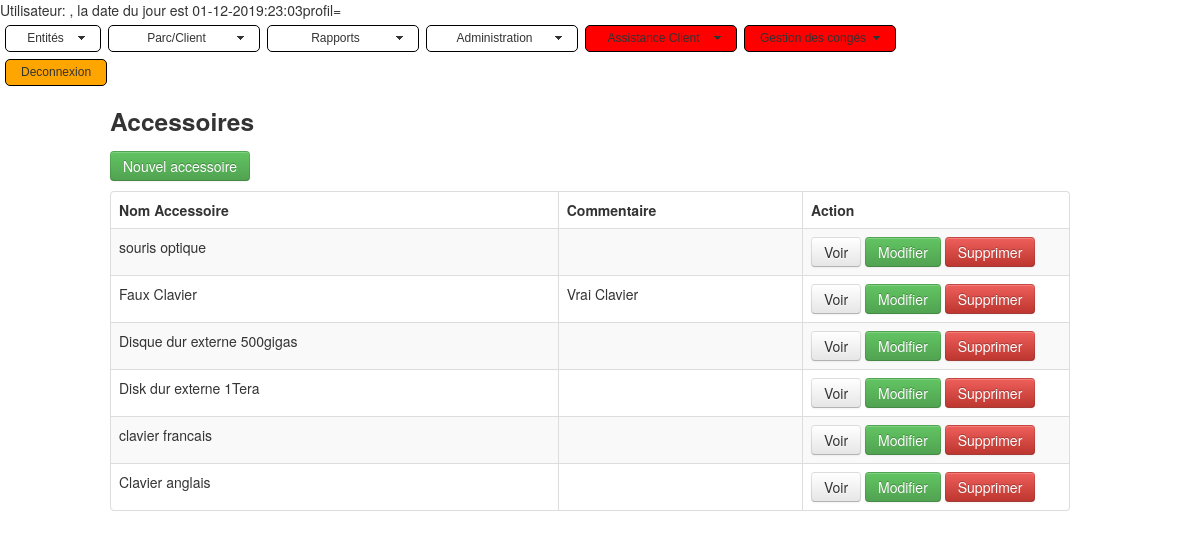
Before: /index_accessories.php with the older database file.
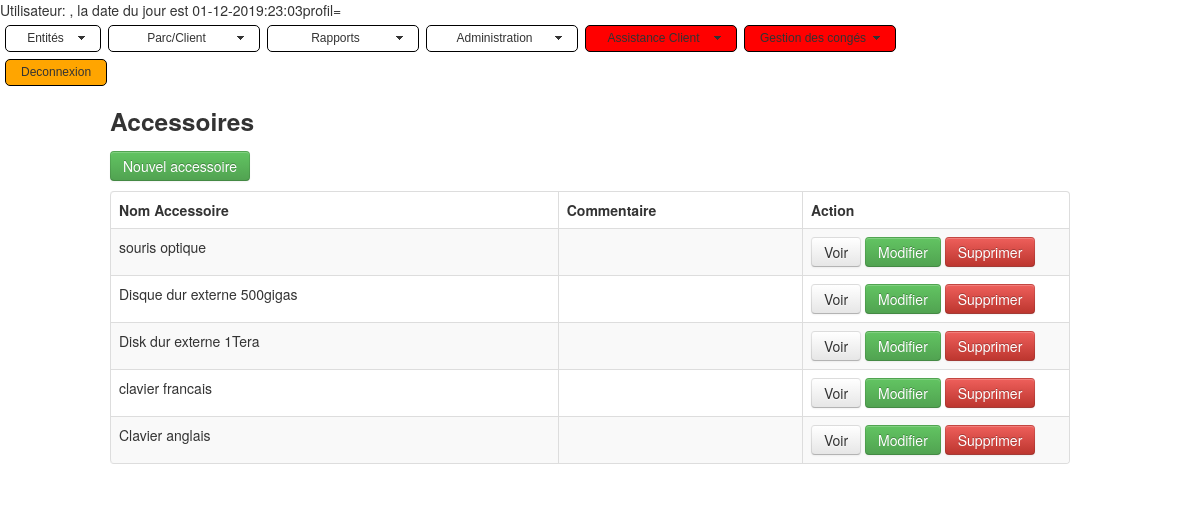
After: the same page with the newer database file.
### tables this page shows
CREATE TABLE IF NOT EXISTS `tictan_accessoriesmodels` (
  `id` int(11) NOT NULL AUTO_INCREMENT,
  `name` varchar(255) DEFAULT NULL,
  `is_deleted` int(11) NOT NULL DEFAULT '0',
  `comment` text,
  `author` varchar(50) NOT NULL,
  `mod_date` date NOT NULL,
  PRIMARY KEY (`id`),
  KEY `name` (`name`)
);

### index_accessories.php (the view, shortened to what this page needs)
<!DOCTYPE html>
<html lang="en">
<head>
    <link   href="css/bootstrap.min.css" rel="stylesheet">
	<link rel="stylesheet" href="./css/mbcsmbmcp.css" type="text/css" />
</head>
<body>
    <div class="container">
            <div class="row">
                <h3>Accessoires</h3>
            </div>
            <div class="row">
                <p>
                    <a href="create_accessories.php" class="btn btn-success">Nouvel accessoire</a>
                </p>
                <table class="table table-striped table-bordered">
                      <thead>
                        <tr>
						  <th>Nom Accessoire</th>
                          <th>Commentaire</th>
                          <th>Action</th>
                        </tr>
                      </thead>
                      <tbody>
                      <?php
                       $pdo = Database::connect();
				   $sql = 'select * from tictan_accessoriesmodels where is_deleted=0 order by name DESC';
							foreach ($pdo->query($sql) as $row) {
                            echo '<tr>';
							echo '<td>'. $row['name'] . '</td>';
							echo '<td>'. $row['comment'] . '</td>';
   							echo '<td width=250>';
                            echo '<a class="btn" href="read_accessories.php?id='.$row['id'].'">Voir</a>';
                            echo '<a class="btn btn-success" href="update_accessories.php?id='.$row['id'].'">Modifier</a>';
                            echo '<a class="btn btn-danger" href="delete_accessories.php?id='.$row['id'].'">Supprimer</a>';
                            echo '</td>';
                            echo '</tr>';
                       }
                      ?>
                      </tbody>
                </table>
        </div>
    </div>
  </body>
</html>

Changed rows visible on the page:
removed tictan_accessoriesmodels: name "Faux Clavier", comment "Vrai Clavier"
